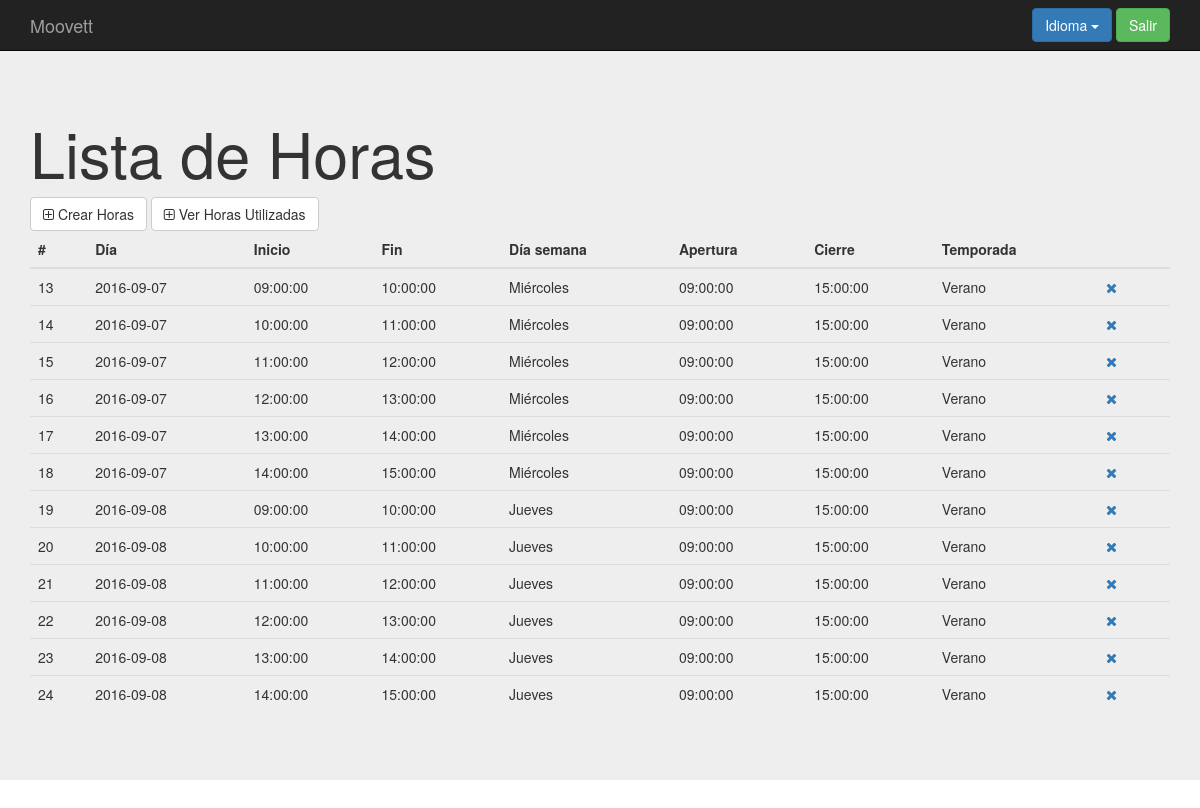
The page /index.php?controller=hour&action=show (signed in) on the database as committed earlier.
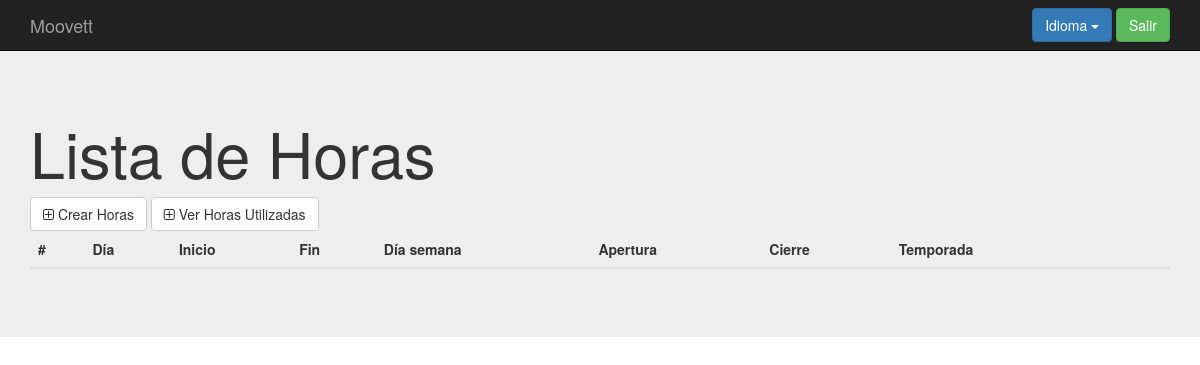
The same page on the database as committed later.
### tables this page shows
create table `horas_posibles` (
  `id` int(11) not null,
  `dia` date not null,
  `hora_inicio` time not null,
  `hora_fin` time not null,
  `rango_horario_id` int(11) not null,
  `active` tinyint(1) not null default '0'
);

create table `rango_horario` (
  `id` int(11) not null,
  `dia_s` varchar(10) not null,
  `hora_apertura` time not null,
  `hora_cierre` time not null,
  `horario_temporada_id` int(11) not null
);

create table `horario_temporada` (
`id` int(11) not null,
  `dia_inicio` date not null,
  `dia_fin` date not null,
  `nombre_temp` varchar(30) not null
);

### core/ViewManager.php (called while the page is built, shortened)
<?php
class ViewManager {
    private $variables = array();
    public function setVariable($varname, $value, $flash=false) {
        $this->variables[$varname] = $value;
    }
    public function getVariable($varname, $default=NULL) {
        if (!isset($this->variables[$varname])) {
            return $default;
        }
        return $this->variables[$varname];
    }
    public function render($controller, $viewname) {
        include(__DIR__."/../Views/$controller/$viewname.php");
    }
    private static $viewmanager_singleton = NULL;
    public static function getInstance() {
        if (self::$viewmanager_singleton == null) {
            self::$viewmanager_singleton = new ViewManager();
        }
        return self::$viewmanager_singleton;
    }
}

### Controllers/HOUR_Controller.php (called while the page is built, shortened)
<?php
require_once(__DIR__."/../core/ViewManager.php");
require_once(__DIR__."/../core/I18n.php");
require_once(__DIR__."/../Models/Hour.php");
require_once(__DIR__."/../Models/HOUR_Model.php");
class HOUR_Controller extends BaseController {
    private $hourMapper;
    public function __construct() {
        $this->hourMapper = new HOUR_Model();
        $this->view->setLayout("default");
    }
    public function show(){
        $hours = $this->hourMapper->fetch_all();
        $ranks = $this->hourMapper->fetch_ranks();
        $seasons = $this->hourMapper->fetch_seasons();
        $this->view->setVariable("seasons", $seasons);
        $this->view->setVariable("ranks", $ranks);
        $this->view->setVariable("hours", $hours);
        $this->view->render("hour", "HOUR_SHOW_Vista");
    }
}

### index.php (called while the page is built, shortened)
<?php
function run() {
    try{
        $controller = loadController($_GET["controller"]);
        $actionName = $_GET["action"];
        $controller->$actionName();
    } catch(Exception $ex) {
        die($ex->getMessage());
  }
}
function loadController($controllerName) {
    return new $controllerClassName();
}
run();
?>

### core/I18n.php (called while the page is built, shortened)
<?php
class I18n {
  private $messages;
  public function setLanguage($language) {
    $this->messages = $i18n_messages;
  }
  public function i18n($key) {
    if (isset($this->messages[$key])){
      return $this->messages[$key];
    }else{
      return $key;
    }
  }
  private static $i18n_singleton = null;
  public static function getInstance() {
    if (self::$i18n_singleton == NULL) {
      self::$i18n_singleton = new I18n();
    }
    return self::$i18n_singleton;
  }
}
function i18n($key) {
  return I18n::getInstance()->i18n($key);
}

### Models/Hour.php (called while the page is built, shortened)
<?php
class Hour {
    private $id;
    private $day;
    private $opening;
    private $closing;
    private $rankid;
    private $active;
    public function __construct($id=NULL, $day=NULL,$opening=NULL,$closing=NULL,$rankid=NULL,$active=NULL) {
        $this->id = $id;
        $this->day = $day;
        $this->opening = $opening;
        $this->closing=$closing;
        $this->rankid=$rankid;
        $this->active=$active;
    }
    public function getID() {
        return $this->id;
    }
    public function getDay() {
        return $this->day;
    }
    public function getOpening() {
        return $this->opening;
    }
    public function getClosing() {
        return $this->closing;
    }
    public function getRankID() {
        return $this->rankid;
    }
    public function getActive() {
        return $this->active;
    }
}

### Models/HOUR_Model.php (called while the page is built, shortened)
<?php
require_once(__DIR__."/../core/PDOConnection.php");
class HOUR_Model {
    private $db;
    public function __construct() {
        $this->db = PDOConnection::getInstance();
    }
    public function fetch_all(){
        $sql = $this->db->prepare("SELECT * FROM horas_posibles");
        $sql->execute();
        $hours_db = $sql->fetchAll(PDO::FETCH_ASSOC);
        $hours = array();
        foreach ($hours_db as $hour) {
            array_push($hours, new Hour($hour["id"], $hour["dia"],$hour["hora_inicio"],$hour["hora_fin"],$hour["rango_horario_id"],$hour["active"]));
        }
        return $hours;
    }
    public function fetch_ranks(){
        $sql = $this->db->prepare("SELECT * FROM rango_horario");
        $sql->execute();
        $list_db = $sql->fetchAll(PDO::FETCH_ASSOC);
        if ($list_db!= NULL) {
            return $list_db;
        } else {
            return NULL;
        }
    }
    public function fetch_seasons(){
        $sql = $this->db->prepare("SELECT * FROM horario_temporada");
        $sql->execute();
        $list_db = $sql->fetchAll(PDO::FETCH_ASSOC);
        if ($list_db!= NULL) {
            return $list_db;
        } else {
            return NULL;
        }
    }
}

### core/PDOConnection.php (called while the page is built)
<?php
class PDOConnection {
    private static $dbhost = "127.0.0.1";
    private static $dbname = "moovett";
    private static $dbuser = "moovett";
    private static $dbpass = "moovett";
    private static $db_singleton = null;
    public static function getInstance() {
        if (self::$db_singleton == null) {
            self::$db_singleton = new PDO(
                "mysql:host=".self::$dbhost.";dbname=".self::$dbname.";charset=utf8",
                self::$dbuser,
                self::$dbpass,
                array(
                    PDO::ATTR_EMULATE_PREPARES => false,
                    PDO::ATTR_ERRMODE => PDO::ERRMODE_EXCEPTION
                )
            );
        }
        return self::$db_singleton;
    }
}
?>

### Views/hour/HOUR_SHOW_Vista.php (the view, shortened to what the changed rows need)
<?php
require_once(__DIR__."/../../core/ViewManager.php");
$view = ViewManager::getInstance();
$view->setVariable("title", "Manage Hours");
$hours = $view->getVariable("hours");
$ranks = $view->getVariable("ranks");
$seasons = $view->getVariable("seasons");
?>
<div class="jumbotron">
    <div class="container">
    <h1><?= i18n("List of Hours")?></h1>
<table class="table">
      <thead>
        <tr>
          <th>#</th>
          <th><?= i18n("Day")?></th>
          <th><?= i18n("Start")?></th>
          <th><?= i18n("End")?></th>
          <th><?= i18n("Weekday")?></th>
          <th><?= i18n("Opening")?></th>
          <th><?= i18n("Closing")?></th>
          <th><?= i18n("Season")?></th>
          <th style="width: 72px;"></th>
        </tr>
      </thead>
      <tbody>
	  <?php foreach($hours as $hour){ ?>
      <?php if($hour->getActive()==false){ ?>
          <tr>
      	  <td><?php echo $hour->getID(); ?></td>
          <td><?php echo $hour->getDay(); ?></td>
          <td><?php echo $hour->getOpening(); ?></td>
          <td><?php echo $hour->getClosing(); ?></td>
          <?php foreach($ranks as $rank => $value){ ?>
          <?php if($value["id"]==$hour->getRankID()){ ?>
            <td><?php echo i18n($value["dia_s"]) ?></td>
            <td><?php echo $value["hora_apertura"]?></td>
            <td><?php echo $value["hora_cierre"]?></td>
            <?php foreach($seasons as $season => $values){ ?>
            <?php if($values["id"]==$value["horario_temporada_id"]){ ?>
              <td><?php echo $values["nombre_temp"]?></td>
              <?php }  } ?>
          	<?php }  }  ?>
          <td>
            <a href="index.php?controller=hour&action=delete&amp;id=<?php echo $hour->getID();  ?>" role="button" data-toggle="modal"><i class="fa fa-times" aria-hidden="true"></i></a>
          </td>
          <?php } ?>
        </tr>
	       <?php } ?>
      </tbody>
    </table>
    </div>
</div>

Rows that differ between the two databases and show on the page:
no longer on this page (row edited): horas_posibles: id "13", dia "2016-09-07", hora_inicio "09:00:00", hora_fin "10:00:00"
no longer on this page (row unchanged): rango_horario: dia_s "Miércoles", hora_apertura "09:00:00", hora_cierre "15:00:00"
no longer on this page (row unchanged): horario_temporada: nombre_temp "Verano"
no longer on this page (row edited): horas_posibles: id "14", dia "2016-09-07", hora_inicio "10:00:00", hora_fin "11:00:00"
no longer on this page (row edited): horas_posibles: id "15", dia "2016-09-07", hora_inicio "11:00:00", hora_fin "12:00:00"
no longer on this page (row edited): horas_posibles: id "16", dia "2016-09-07", hora_inicio "12:00:00", hora_fin "13:00:00"
no longer on this page (row edited): horas_posibles: id "17", dia "2016-09-07", hora_inicio "13:00:00", hora_fin "14:00:00"
no longer on this page (row edited): horas_posibles: id "18", dia "2016-09-07", hora_inicio "14:00:00", hora_fin "15:00:00"
no longer on this page (row edited): horas_posibles: id "19", dia "2016-09-08", hora_inicio "09:00:00", hora_fin "10:00:00"
no longer on this page (row unchanged): rango_horario: dia_s "Jueves", hora_apertura "09:00:00", hora_cierre "15:00:00"
no longer on this page (row edited): horas_posibles: id "20", dia "2016-09-08", hora_inicio "10:00:00", hora_fin "11:00:00"
no longer on this page (row edited): horas_posibles: id "21", dia "2016-09-08", hora_inicio "11:00:00", hora_fin "12:00:00"
no longer on this page (row edited): horas_posibles: id "22", dia "2016-09-08", hora_inicio "12:00:00", hora_fin "13:00:00"
no longer on this page (row edited): horas_posibles: id "23", dia "2016-09-08", hora_inicio "13:00:00", hora_fin "14:00:00"
no longer on this page (row edited): horas_posibles: id "24", dia "2016-09-08", hora_inicio "14:00:00", hora_fin "15:00:00"
